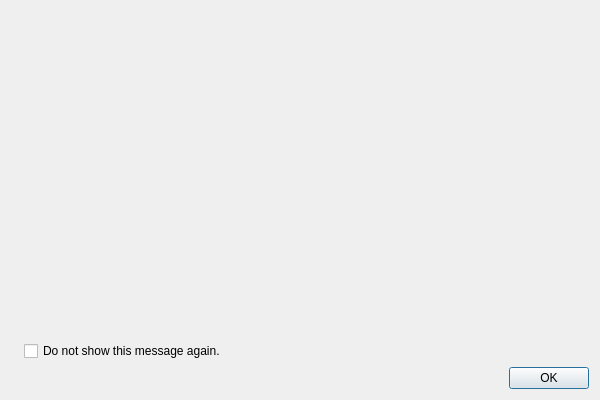
<?xml version="1.0" encoding="UTF-8"?>
<ui version="4.0">
 <class>MessageDialog</class>
 <widget class="QDialog" name="MessageDialog">
  <property name="geometry">
   <rect>
    <x>0</x>
    <y>0</y>
    <width>600</width>
    <height>400</height>
   </rect>
  </property>
  <property name="focusPolicy">
   <enum>Qt::StrongFocus</enum>
  </property>
  <property name="windowTitle">
   <string>Message Dialog</string>
  </property>
  <property name="windowIcon">
   <iconset resource="../../data/icons.qrc">
    <normaloff>:/icons/64x64/mango.png</normaloff>:/icons/64x64/mango.png</iconset>
  </property>
  <layout class="QVBoxLayout" name="verticalLayout">
   <property name="sizeConstraint">
    <enum>QLayout::SetMinimumSize</enum>
   </property>
   <item>
    <layout class="QHBoxLayout" name="horizontalLayout">
     <property name="sizeConstraint">
      <enum>QLayout::SetMinimumSize</enum>
     </property>
     <item>
      <layout class="QVBoxLayout" name="layout_left">
       <item>
        <widget class="QLabel" name="label_logo">
         <property name="text">
          <string/>
         </property>
         <property name="pixmap">
          <pixmap resource="../../data/icons.qrc">:/icons/64x64/dialog-warning.png</pixmap>
         </property>
        </widget>
       </item>
       <item>
        <spacer name="spacer_left">
         <property name="orientation">
          <enum>Qt::Vertical</enum>
         </property>
         <property name="sizeHint" stdset="0">
          <size>
           <width>0</width>
           <height>0</height>
          </size>
         </property>
        </spacer>
       </item>
      </layout>
     </item>
     <item>
      <layout class="QVBoxLayout" name="layout_right">
       <property name="sizeConstraint">
        <enum>QLayout::SetMinimumSize</enum>
       </property>
       <item>
        <widget class="QLabel" name="label_text">
         <property name="sizePolicy">
          <sizepolicy hsizetype="Preferred" vsizetype="Minimum">
           <horstretch>0</horstretch>
           <verstretch>0</verstretch>
          </sizepolicy>
         </property>
         <property name="text">
          <string/>
         </property>
         <property name="wordWrap">
          <bool>true</bool>
         </property>
         <property name="openExternalLinks">
          <bool>true</bool>
         </property>
         <property name="textInteractionFlags">
          <set>Qt::LinksAccessibleByMouse|Qt::TextSelectableByMouse</set>
         </property>
        </widget>
       </item>
       <item>
        <spacer name="verticalSpacer">
         <property name="orientation">
          <enum>Qt::Vertical</enum>
         </property>
         <property name="sizeHint" stdset="0">
          <size>
           <width>20</width>
           <height>1</height>
          </size>
         </property>
        </spacer>
       </item>
       <item>
        <widget class="QCheckBox" name="checkbox_do_not_show_message_again">
         <property name="text">
          <string>Do not show this message again.</string>
         </property>
        </widget>
       </item>
       <item>
        <widget class="QDialogButtonBox" name="buttonBox">
         <property name="orientation">
          <enum>Qt::Horizontal</enum>
         </property>
         <property name="standardButtons">
          <set>QDialogButtonBox::Ok</set>
         </property>
        </widget>
       </item>
      </layout>
     </item>
    </layout>
   </item>
  </layout>
 </widget>
 <resources>
  <include location="../../data/icons.qrc"/>
 </resources>
 <connections>
  <connection>
   <sender>buttonBox</sender>
   <signal>accepted()</signal>
   <receiver>MessageDialog</receiver>
   <slot>accept()</slot>
   <hints>
    <hint type="sourcelabel">
     <x>248</x>
     <y>254</y>
    </hint>
    <hint type="destinationlabel">
     <x>157</x>
     <y>274</y>
    </hint>
   </hints>
  </connection>
  <connection>
   <sender>buttonBox</sender>
   <signal>rejected()</signal>
   <receiver>MessageDialog</receiver>
   <slot>reject()</slot>
   <hints>
    <hint type="sourcelabel">
     <x>316</x>
     <y>260</y>
    </hint>
    <hint type="destinationlabel">
     <x>286</x>
     <y>274</y>
    </hint>
   </hints>
  </connection>
 </connections>
</ui>
